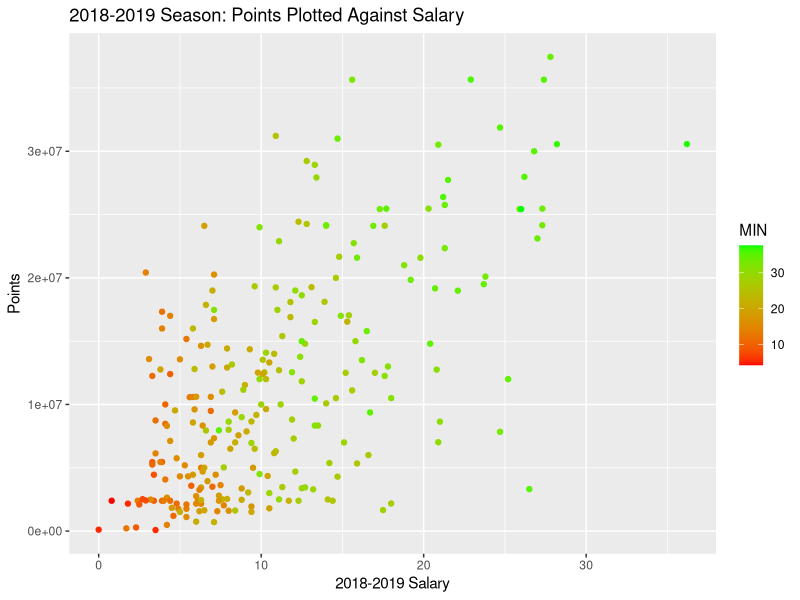
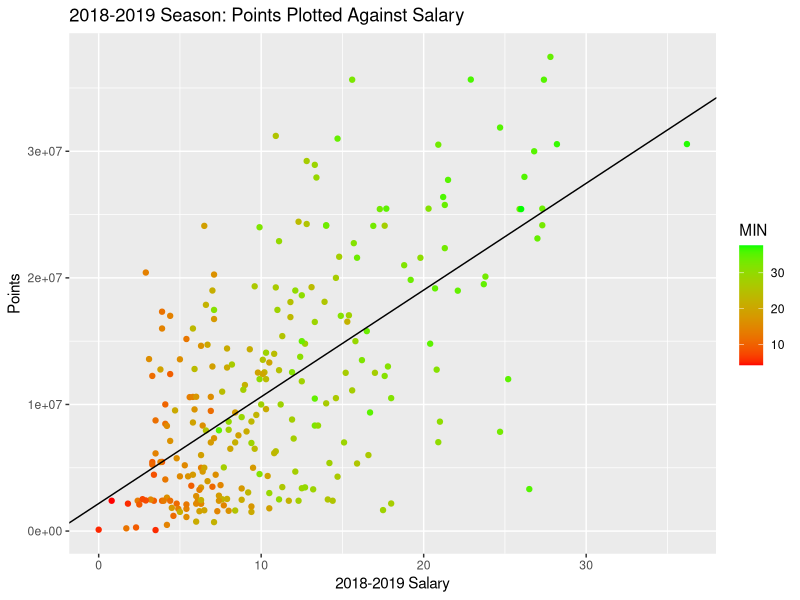

Reproduce these figures in R, in order.
## ---- chunk 1
knitr::opts_chunk$set(echo = TRUE)
## ---- chunk 2
summary(cars)
## ---- chunk 3
players1819 <- read.csv(file = "players18-19.csv", header = TRUE)
players1718 <- read.csv(file = "players17-18.csv", header = TRUE)
players1617 <- read.csv(file = "players16-17.csv", header = TRUE)
players1516 <- read.csv(file = "players15-16.csv", header = TRUE)
## ---- chunk 4
salary1819 <- read.csv(file = "18-19_salary.csv", header = TRUE)
salary1718 <- read.csv(file = "17-18_salary.csv", header = TRUE)
salary1617 <- read.csv(file = "16-17_salary.csv", header = TRUE)
salary1516 <- read.csv(file = "15-16_salary.csv", header = TRUE)
## ---- chunk 5
#merge concactenates two dataframes together by values in a certain row or column.
df_salary <- merge(salary1516, salary1617, by.x = "Player", by.y = "Player")
df_salary <- merge(df_salary, salary1718, by.x = "Player", by.y = "Player")
df_salary <- merge(df_salary, salary1819, by.x = "Player", by.y = "Player")

#rm removes dataframes and vectors from our local working environment.
#rm(salary1516, salary1617, salary1718, salary1819)
## ---- chunk 6
names(df_salary) <- c("Player", "y1516", "y1617", "y1718", "y1819")

df_salary$Player <- as.character(df_salary$Player)

df_salary$y1516 = as.numeric(gsub("[\\$,]", "", as.character(df_salary$y1516)))
df_salary$y1617 = as.numeric(gsub("[\\$,]", "", as.character(df_salary$y1617)))
df_salary$y1718 = as.numeric(gsub("[\\$,]", "", as.character(df_salary$y1718)))
df_salary$y1819 = as.numeric(gsub("[\\$,]", "", as.character(df_salary$y1819)))

#Trim unnecessary whitespace to prevent string matching errors
df_salary$Player = trimws(df_salary$Player)
## ---- chunk 7
head(df_salary)
## ---- chunk 8
require(ggplot2)
require(scales)
data1819 <- merge(df_salary, players1819, by.x = "Player", by.y = "PLAYER")

p <- ggplot(data = data1819, aes(y = y1819, x = PTS, colour = MIN))
p + scale_x_continuous(labels = comma) + xlab("2018-2019 Salary") + 
  ylab("Points") + ggtitle("2018-2019 Season: Points Plotted Against Salary") + 
  scale_color_gradient(low="red", high="green") + geom_point()
## ---- chunk 9
#lm stands for "linear model"
points_salary <- lm(y1819 ~ PTS, data = data1819)
summary(points_salary)
## ---- chunk 10
p + scale_x_continuous(labels = comma) + xlab("2018-2019 Salary") + 
  ylab("Points") + ggtitle("2018-2019 Season: Points Plotted Against Salary") + 
  scale_color_gradient(low="red", high="green") + geom_point() + geom_abline(intercept = 2174352, slope = 843156)
## ---- chunk 11
require(lpSolve)
# obj represents the objective function. This is the function that calculates the total cost of the team and is what we are trying to minimize.
obj <- data1819$y1819
#constr represents the constraint functions. These are the conditions that a valid solution must satisfy. The conditions we impose are that the "team" must have a minimum sum of 100 points per game, the team must have at least 12 players, and each player can only be chosen at most once.
constr <- matrix(append(append(data1819$PTS, rep(1, times = 256)), as.vector(diag(nrow = 256))), nrow = 258, byrow = TRUE)
#right represents the right hand side of the constraint functions.
right <- c(100, 12, rep(1, times = 256))
#constraints_direction represents the sign of the constraint functions.
constranints_direction  <- c(">=", ">=", rep("<=", times = 256))
optimum <-  lp(direction="min",
               objective.in = obj,
               const.mat = constr,
               const.dir = constranints_direction,
               const.rhs = right,
               all.int = T)

best_sol <- optimum$solution
names(best_sol) <- data1819$Player
print(best_sol)
## ---- chunk 12
print(paste("Total cost: ", optimum$objval, sep=""))
